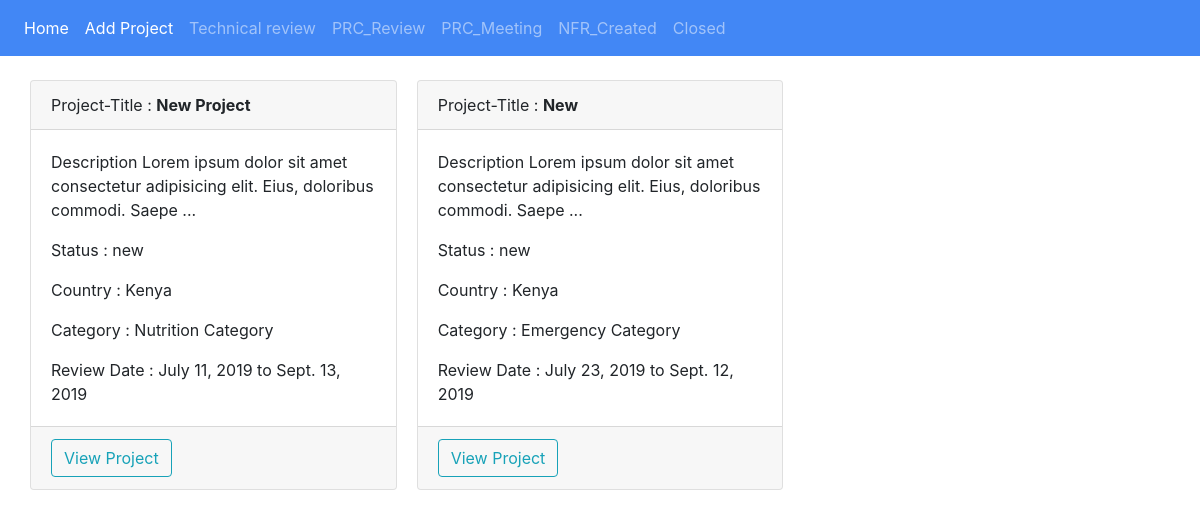
Before: / (signed in) with the older database file.
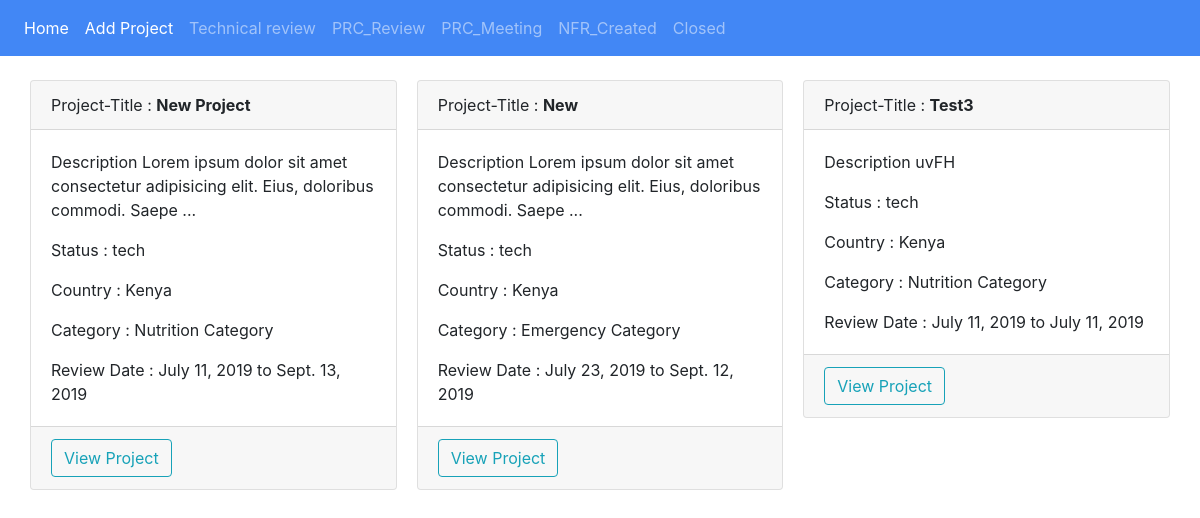
After: the same page with the newer database file.
### approval/models.py (models this page shows, shortened)
class Project(models.Model):
    status = (
        ("new", "New"),
        ("tech", "Technical_Review"),
        ("prc_review", "PRC_Review"),
        ("prc_meeting", "PRC_Meeting"),
        ("nfr", "NFR_Created"),
        ("closed", "Closed"),
    )
    project_title = models.CharField(max_length=50)
    description = models.CharField(max_length=500)
    project_category = models.ForeignKey(ProjectCategory, on_delete=models.CASCADE)
    country = models.CharField(max_length=50)
    sub_office = models.CharField(max_length=50)
    project_category = models.CharField(max_length=50)
    start_date = models.DateField(auto_now=False, auto_now_add=False)
    end_date = models.DateField(auto_now=False, auto_now_add=False)
    unit = models.CharField(max_length=50)
    status = models.CharField(max_length=50, choices=status, default="new")

### approval/views.py (the view)
# urls.py: path('', views.index, name="index"),
def index(request):
    user = request.user
    if user.is_authenticated:
        projects = Project.objects.all()
        return render(request, "index.html", {"projects":projects, "user":user})
    else:
        return render(request, "index.html")

### approval/templates/index.html (shortened to what this page needs)
{% extends "base.html" %}
{% load static %}
{% block content %}
  <div class="container-fluid">
    {% if user.is_authenticated %}
    <div class="card-columns">
        {% for project in projects %}
        <div class="card">
          <div class="card-header">Project-Title : <b>{{ project.project_title }}</b></div>
          <div class="card-body text-left">
            <p class="card-text description">Description {{ project.description }}</p>
            <p class="card-text">Status : {{ project.status }}</p>
            <p class="card-text">Country : {{ project.country }}</p>
            <p class="card-text">Category : {{ project.project_category }}</p>
            <p class="card-text">Review Date : {{ project.start_date }} to {{ project.end_date }}</p>
          </div>
          <div class="card-footer">
              <a class="text-light" href="{%  url "project_details" project.id %}"><button class="btn btn-outline-info">View Project</button></a>
          </div>
        </div>
        {% endfor %}
    </div>
  {% endif %}
  </div>
{% endblock %}

### approval/templates/base.html (shortened to what this page needs)
{%load static %}
<!doctype html>
<html lang="en">
<head>
  <link rel="stylesheet" href="{% static "approval/styles/bootstrap.min.css" %}">
  <link rel="stylesheet" href="{% static "approval/styles/main.css" %}">
  <link rel="stylesheet" href="https://stackpath.bootstrapcdn.com/bootstrap/4.1.3/css/bootstrap.min.css">
  <link rel="stylesheet" href="https://cdnjs.cloudflare.com/ajax/libs/tempusdominus-bootstrap-4/5.0.0-alpha14/css/tempusdominus-bootstrap-4.min.css" />
  <link rel="stylesheet" href="https://cdnjs.cloudflare.com/ajax/libs/font-awesome/4.7.0/css/font-awesome.min.css">
</head>
<body>
    <nav class="navbar navbar-expand-sm navbar-dark my-nav">
        <ul class="navbar-nav ml-0">
            <li class="nav-item">
              <a class="nav-link active" href="{% url "index" %}" >Home</a>
            </li>
        </ul>
        <div class="collapse navbar-collapse" id="navbar">
          <ul class="navbar-nav mr-0">
              <li class="nav-item">
                  <a class="nav-link active" href="{% url "add_project" %}">Add Project</a>
              </li>
              <li class="nav-item">
                  <a class="nav-link" href="#">Technical review</a>
              </li>
              <li class="nav-item">
                  <a class="nav-link" href="#">PRC_Review</a>
              </li>
              <li class="nav-item">
                  <a class="nav-link" href="#">PRC_Meeting</a>
              </li>
              <li class="nav-item">
                  <a class="nav-link" href="#">NFR_Created</a>
              </li>
              <li class="nav-item">
                  <a class="nav-link" href="#">Closed</a>
              </li>
          </ul>
        </div>
      </nav>
  <div class="container-fluid mt-4">
  {% block content %}
  {% endblock %}
  </div>
</body>
</html>

### approval/static/approval/styles/main.css (style rules this page uses)
body { padding: 0; margin: 0; }
.my-nav { background-color: #4287f5 !important; }

Changed rows visible on the page:
changed Project "New Project": status "new" → "tech"
changed Project "New": status "new" → "tech"
added Project: project_title "Test3", description "uvFH", status "tech", country "Kenya", project_category "Nutrition Category", start_date "July 11, 2019", end_date "July 11, 2019"
